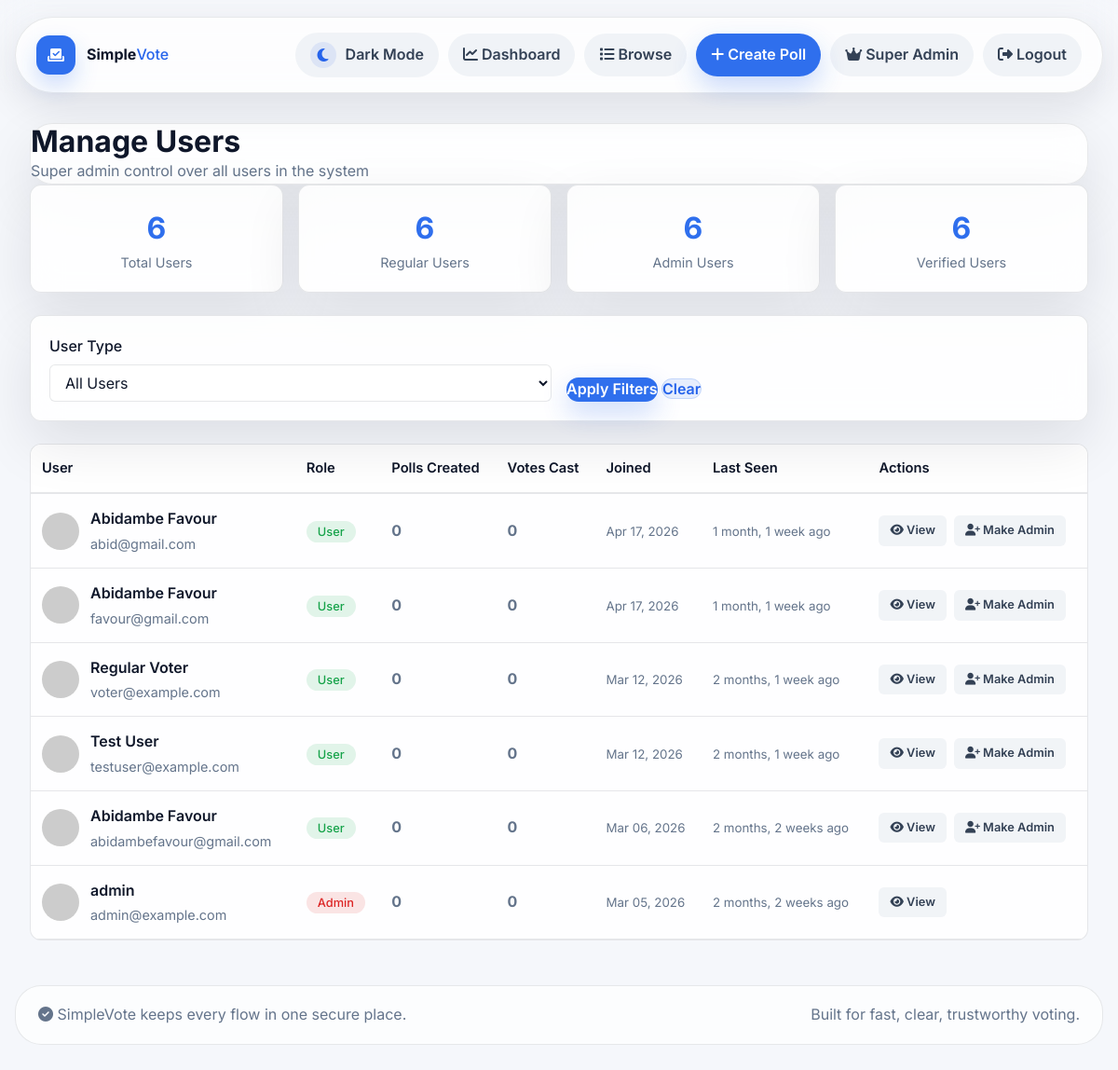
Before: /voting/admin/manage-users/ (signed in) with the older database file.
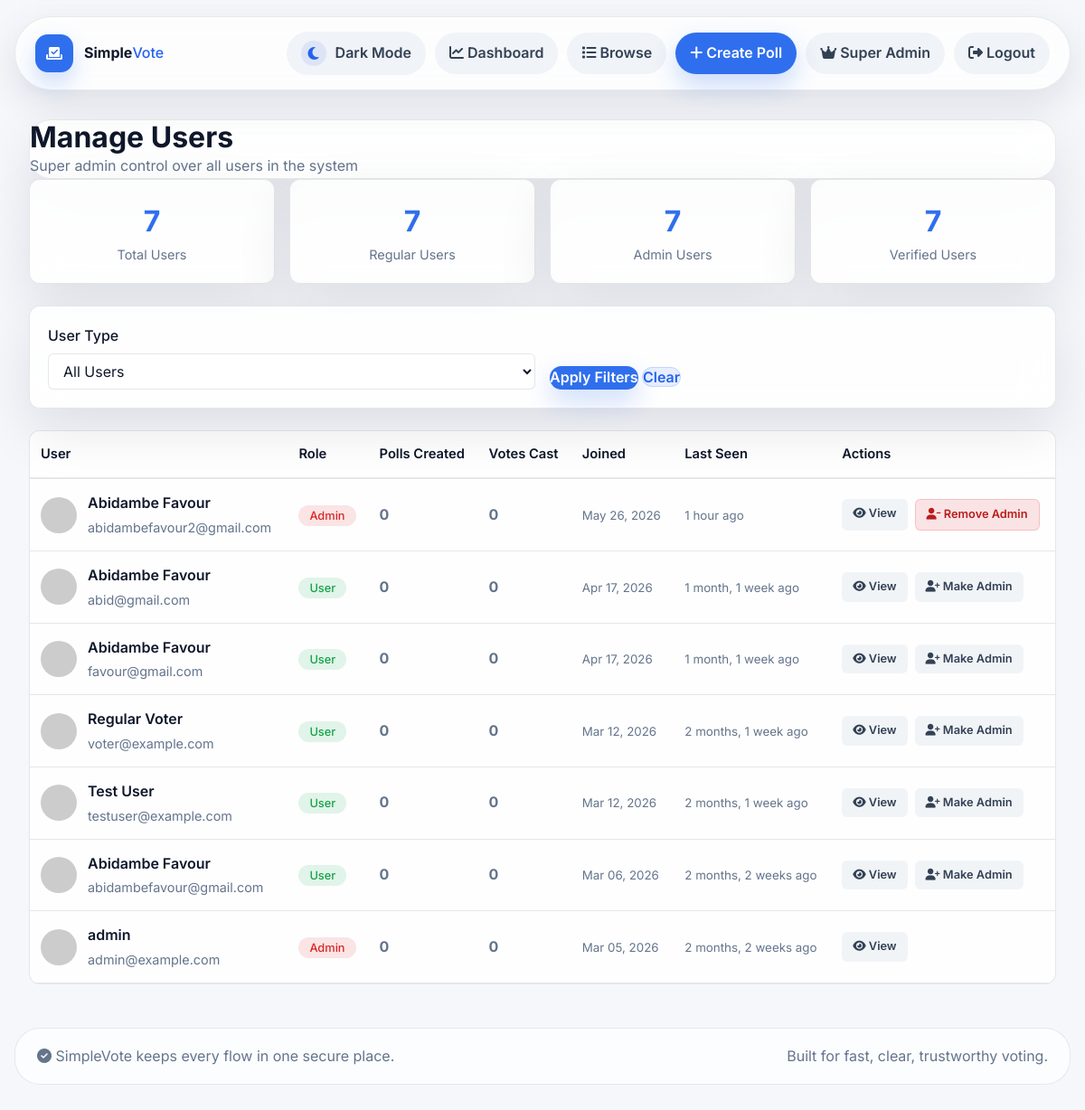
After: the same page with the newer database file.
### accounts/models.py (models this page shows, shortened)
class User(AbstractUser):
    email = models.EmailField(unique=True)
    bio = models.TextField(max_length=500, blank=True)
    avatar = models.ImageField(upload_to='avatars/', blank=True, null=True)
    date_of_birth = models.DateField(null=True, blank=True)
    location = models.CharField(max_length=100, blank=True)
    website = models.URLField(blank=True)
    phone_number = models.CharField(max_length=20, blank=True)
    is_verified = models.BooleanField(default=False)
    last_seen = models.DateTimeField(default=timezone.now)
    created_at = models.DateTimeField(auto_now_add=True)
    USERNAME_FIELD = 'email'
    REQUIRED_FIELDS = ['username']
    class Meta:
        ordering = ['-date_joined']
    def get_full_name(self):
        return f"{self.first_name} {self.last_name}".strip() or self.username
    def get_avatar_url(self):
        if self.avatar:
            return self.avatar.url
        return f"https://ui-avatars.com/api/?name={self.get_full_name()}&background=0d6efd&color=fff&size=150"

### voting/admin_views.py (the view)
# urls.py: path('admin/manage-users/', admin_views.manage_users, name='manage_users'),
@login_required
@user_passes_test(is_super_admin)
def manage_users(request):
    users = User.objects.annotate(
        poll_count=Count('created_polls'),
        vote_count=Count('votes')
    ).order_by('-date_joined')
    user_type = request.GET.get('type')
    if user_type == 'admin':
        users = users.filter(is_staff=True)
    elif user_type == 'regular':
        users = users.filter(is_staff=False)
    elif user_type == 'verified':
        users = users.filter(is_verified=True)
    context = {
        'users': users,
        'user_type': user_type,
    }
    return render(request, 'voting/manage_users.html', context)

### voting/admin_views.py (called while the page is built)
def is_super_admin(user):
    return user.is_superuser and user.is_staff

### templates/voting/manage_users.html (shortened to what the changed rows need)
{% extends 'base.html' %}
{% block content %}
<div class="container">
    <div class="page-header">
        <h1>Manage Users</h1>
    </div>
    <div class="stats-row">
        <div class="stat-card">
            <div class="stat-number">{{ users|length }}</div>
            <div class="stat-label">Total Users</div>
        </div>
        <div class="stat-card">
            <div class="stat-number">{{ users|length }}</div>
            <div class="stat-label">Regular Users</div>
        </div>
        <div class="stat-card">
            <div class="stat-number">{{ users|length }}</div>
            <div class="stat-label">Admin Users</div>
        </div>
        <div class="stat-card">
            <div class="stat-number">{{ users|length }}</div>
            <div class="stat-label">Verified Users</div>
        </div>
    </div>
    <div class="users-table">
        <div class="table-responsive">
            <table class="table">
                <thead>
                    <tr>
                        <th>User</th>
                        <th>Role</th>
                        <th>Polls Created</th>
                        <th>Votes Cast</th>
                        <th>Joined</th>
                        <th>Last Seen</th>
                        <th>Actions</th>
                    </tr>
                </thead>
                <tbody>
                    {% for user in users %}
                    <tr>
                        <td>
                            <div class="user-info">
                                <img src="{{ user.get_avatar_url }}" alt="{{ user.username }}" class="user-avatar">
                                <div class="user-details">
                                    <div class="user-name">
                                        {{ user.get_full_name|default:user.username }}
                                    </div>
                                    <div class="user-email">{{ user.email }}</div>
                                </div>
                            </div>
                        </td>
                        <td>
                            {% if user.is_staff %}
                                <span class="role-badge role-admin">Admin</span>
                            {% else %}
                                <span class="role-badge role-user">User</span>
                            {% endif %}
                        </td>
                        <td>
                            <strong>{{ user.poll_count }}</strong>
                        </td>
                        <td>
                            <strong>{{ user.vote_count }}</strong>
                        </td>
                        <td>
                            <small>{{ user.date_joined|date:"M d, Y" }}</small>
                        </td>
                        <td>
                            <small>{{ user.last_seen|timesince }} ago</small>
                        </td>
                        <td>
                            <div class="action-buttons">
                                <a href="{% url 'accounts:profile' user.username %}" class="btn btn-sm btn-outline-primary">
                                    <i class="fas fa-eye"></i> View
                                </a>
                                {% if user != request.user %}
                                <form method="post" action="{% url 'voting:toggle_user' user.id %}" style="display: inline;">
                                    <button type="submit" class="btn btn-sm {% if user.is_staff %}btn-danger{% else %}btn-success{% endif %}">
                                        {% if user.is_staff %}
                                            <i class="fas fa-user-minus"></i> Remove Admin
                                        {% else %}
                                            <i class="fas fa-user-plus"></i> Make Admin
                                        {% endif %}
                                    </button>
                                </form>
                                {% endif %}
                            </div>
                        </td>
                    </tr>
                    {% empty %}
                    <tr>
                        <td colspan="7" class="text-center text-muted py-4">
                            No users found.
                        </td>
                    </tr>
                    {% endfor %}
                </tbody>
            </table>
        </div>
    </div>
</div>
{% endblock %}

Changed rows visible on the page:
added User: get_full_name "Abidambe Favour", email "abidambefavour2@gmail.com", is_staff "Admin", poll_count "0", vote_count "0", date_joined "May 26, 2026", last_seen "1 hour"
Other visible differences:
{{ users|length }}: "6" → "7"
